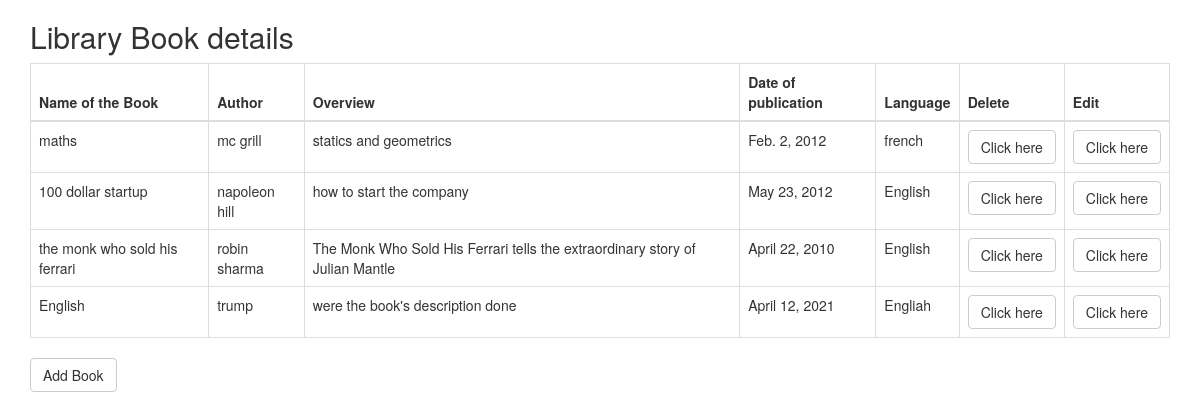
The page / on the database its author committed.
### bookde/models.py (models this page shows)
class Books(models.Model):
    book_name=models.CharField(max_length=100)
    author=models.CharField(max_length=100)
    overview=models.CharField(max_length=100)
    date_of_publication=models.DateField(max_length=20)
    language=models.CharField(max_length=100)

### bookde/views.py (the view)
# urls.py: path('',views.index,name='index'),
def index(request):
    data=Books.objects.all()
    context={
        "data" : data,
     }
    return render(request,'index.html',context)

### bookde/templates/index.html (shortened to what this page needs)
{%block content%}
<!DOCTYPE html>
<html lang="en">
<head>
  <link rel="stylesheet" href="https://maxcdn.bootstrapcdn.com/bootstrap/3.4.1/css/bootstrap.min.css">
</head>
<body>
<div class="container">
  <h2>Library Book details</h2>
  <table class="table table-bordered">
    <thead>
      <tr>
        <th>Name of the Book</th>
        <th>Author</th>
        <th>Overview</th>
        <th>Date of publication</th>
        <th>Language</th>
        <th>Delete</th>
        <th>Edit</th>
      </tr>
    </thead>
    <tbody>
      {% if data %}
      {% for d in data %}
      <tr>
        <td>{{d.book_name}}</td>
        <td>{{d.author}}</td>
        <td>{{d.overview}} </td>
        <td>{{d.date_of_publication}}</td>
        <td>{{d.language}}</td>
        <td><a href="{% url 'delete' d.id %}" class="btn btn-default">Click here</button></td>
          <td><a href="{% url 'edit' d.id %}" class="btn btn-default">Click here</button></td>
      </tr>
      {% endfor %}
      {% endif %}
    </tbody>
  </table>
  <button type="button" onclick="window.location.href=`{% url 'add' %}`" class="btn btn-default">Add Book</button>
</div>
</body>
</html>
{%endblock%}

### rows shown on the page
Books: book_name "maths", author "mc grill", overview "statics and geometrics", date_of_publication "Feb. 2, 2012", language "french"
Books: book_name "100 dollar startup", author "napoleon hill", overview "how to start the company", date_of_publication "May 23, 2012", language "English"
Books: book_name "the monk who sold his ferrari", author "robin sharma", overview "The Monk Who Sold His Ferrari tells the extraordinary story of Julian Mantle", date_of_publication "April 22, 2010", language "English"
Books: book_name "English", author "trump", overview "were the book's description done", date_of_publication "April 12, 2021", language "Engliah"
